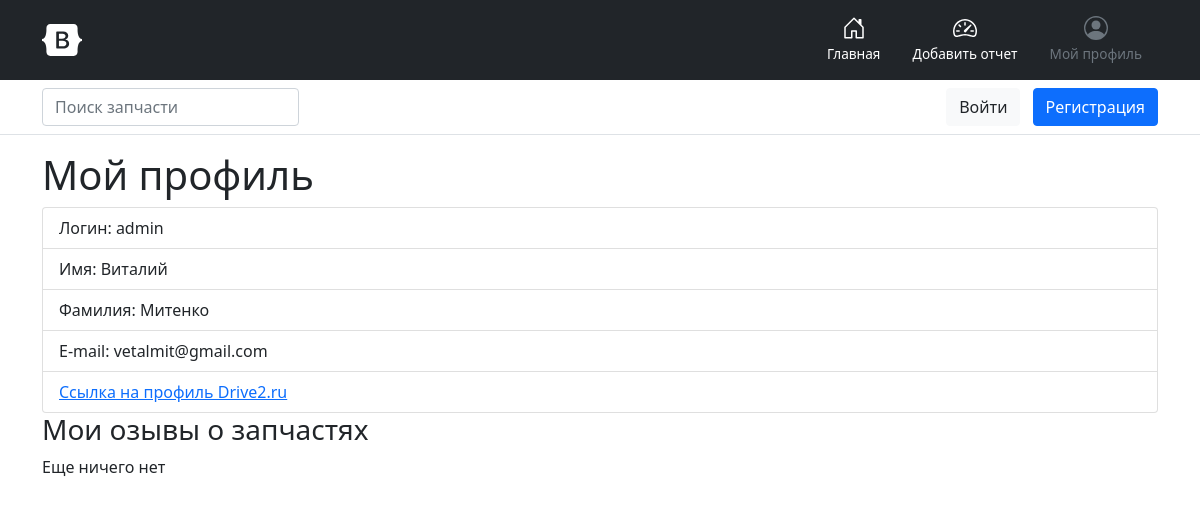
The page /user/1/ (signed in) on the database as committed earlier.
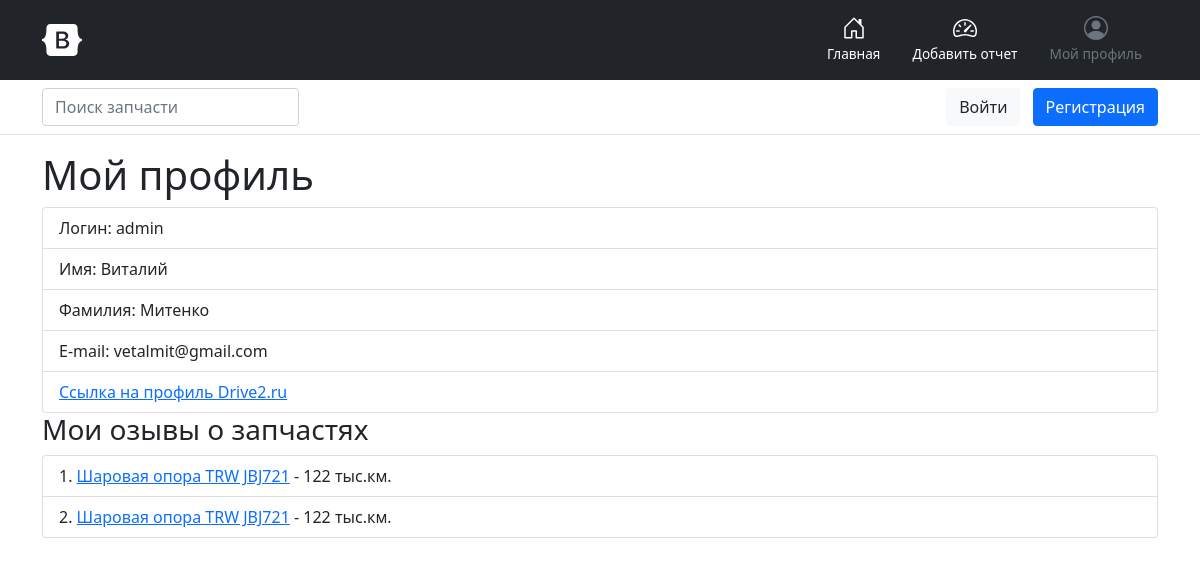
The same page on the database as committed later.
### mileage/models.py (models this page shows, shortened)
class Review(models.Model):
    RATING_VALUES = [
        ('1', 'Ужасно'), ('2', 'Плохо'), ('3', 'Сносно'), ('4', 'Хорошо'), ('5', 'Отлично'),
    ]
    spare_part = models.ForeignKey(SparePart, on_delete=models.PROTECT, verbose_name="Запчасть")
    mileage = models.SmallIntegerField(verbose_name="Пробег, тыс.км")
    car_brand = models.ForeignKey(CarBrand, on_delete=models.PROTECT, verbose_name="Марка авто")
    car_model = models.ForeignKey(CarModel, on_delete=models.PROTECT, verbose_name="Модель авто")
    owner = models.ForeignKey(User, on_delete=models.CASCADE, verbose_name="Владелец")
    rating = models.CharField(max_length=1, choices=RATING_VALUES, verbose_name="Рейтинг", default=3)
    review = models.TextField(max_length=1000, blank=True, verbose_name="Отзыв")
    def __str__(self):
        return ' '.join([self.spare_part.name, self.spare_part.brand, self.spare_part.number])
    class Meta:
        verbose_name = 'Отзыв'
        verbose_name_plural = 'Отзывы'
        ordering = ['spare_part']

class SparePart(models.Model):
    name = models.CharField(max_length=255, db_index=True, verbose_name='Название')
    brand = models.CharField(max_length=255, db_index=True, verbose_name="Производитель")
    number = models.CharField(max_length=30, db_index=True, verbose_name="Номер (артикул)")
    category = models.ForeignKey(SparePartCategory, on_delete=models.PROTECT, verbose_name="Категория")
    class Meta:
        verbose_name = 'Запчасть'
        verbose_name_plural = 'Запчасти'
        ordering = ['category', 'name']

### mileage/views.py (the view)
# urls.py: path('user/<int:user_id>/', get_user_profile, name='user_profile_page'),
def get_user_profile(request, user_id):
    user_reviews = Review.objects.filter(owner_id=user_id).order_by('spare_part', 'spare_part__category_id')
    context = {
        'title': 'Мой профиль',
        'user_reviews': user_reviews
    }
    return render(request, 'mileage/user_profile.html', context)

### mileage/templates/mileage/user_profile.html (shortened to what this page needs)
{% extends 'base.html' %}
{% block body %}
<h1>{{ title }}</h1>
{% if request.user.is_authenticated %}
    <ol class="list-group">
        <li class="list-group-item">Логин: {{ user.username }}</li>
        <li class="list-group-item">Имя: {{ user.first_name }}</li>
        <li class="list-group-item">Фамилия: {{ user.last_name }}</li>
        <li class="list-group-item">E-mail: {{ user.email }}</li>
        <li class="list-group-item"><a href="{{ user.profile.drive2_link }}" rel="nofollow" target="_blank">Ссылка на профиль Drive2.ru</a></li>
    </ol>
    <h3>Мои озывы о запчастях</h3>
    <ol class="list-group list-group-numbered">
        {% for item in user_reviews %}
            <li class="list-group-item"><a href="{% url 'spare_parts_reviews' item.car_model_id item.spare_part_id %}">
                {{ item }}</a> - {{ item.mileage }} тыс.км.</li>
        {% empty %}
            <p>Еще ничего нет</p>
        {% endfor %}
    </ol>
{% else %}
    <p>Зарегистрируйте или войдите</p>
{% endif %}
{% endblock %}

Rows that differ between the two databases and show on the page:
added Review: spare_part.number "Шаровая опора TRW JBJ721", mileage "122"
added Review: spare_part.number "Шаровая опора TRW JBJ721", mileage "122"
Other text that changed with them:
text no longer shown: "Еще ничего нет"
